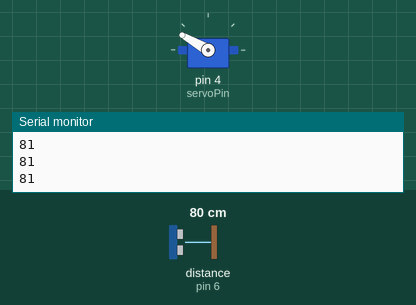
Recording of a sketch running on a simulated Arduino Uno, built with avr-gcc and run on an emulated ATmega328P. Shown: servo, the last lines printed to the serial monitor. The inputs (shaded band) are chosen by the test bench; at power-on: distance to the obstacle (sensor on pin 6) 80 cm. The echo pulse lasts 58.3 µs per cm.

Above: at 1.2 s.
1.3 s: distance to the obstacle (sensor on pin 6) set to 2 cm
At 1.3 s:
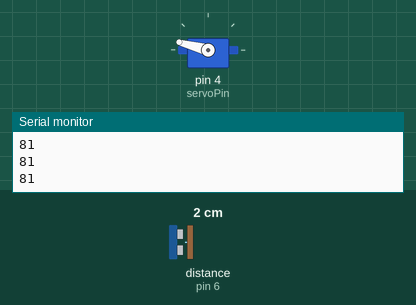
4.3 s: distance to the obstacle (sensor on pin 6) set to 35 cm
At 6.61 s:
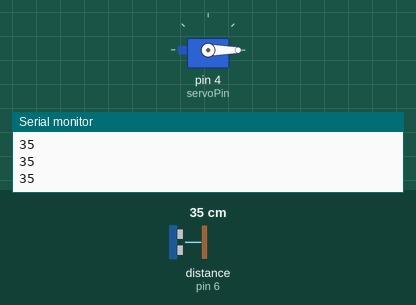
7.3 s: distance to the obstacle (sensor on pin 6) set to 120 cm
At 7.36 s:
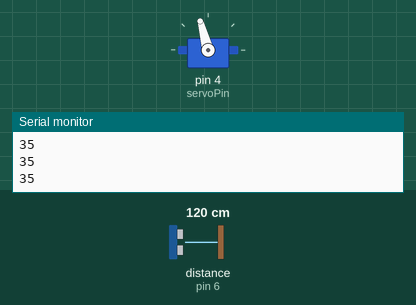
Timing chart, 0 to 16.0 s (numbered marks = the images above; inputs shaded):
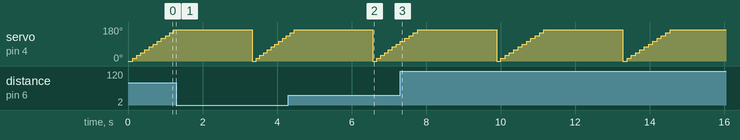

Measured:
- by itself, servo on pin 4 (servoPin): repeats every 3.4 s: 120° 0.12 s, 135° 0.12 s, 150° 0.12 s, 165° 2.1 s, 0° 0.12 s, 15° 0.12 s, 30° 0.12 s, 45° 0.12 s, 60° 0.12 s, 75° 0.12 s, 90° 0.12 s, 105° 0.12 s

The sketch:

goz.ino
```cpp
#include <Servo.h>
#include <NewPing.h>

#define TRIGGER_PIN  7
#define ECHO_PIN     6
#define MAX_DISTANCE 150

NewPing sonar(TRIGGER_PIN, ECHO_PIN, MAX_DISTANCE);


int servoPin = 4;
int enkucuk = 300;
int enkucukaci;
Servo Servo1;

void setup() {
   Servo1.attach(servoPin);
   Serial.begin(115200);
}


void loop(){

for(int i = 0; i < 180 ; i+=15){

   Servo1.write(i);
   delay(100);
   Serial.println(sonar.ping_cm());

   if(enkucuk > sonar.ping_cm() && sonar.ping_cm() > 0){
    enkucuk = sonar.ping_cm();
    enkucukaci = i ;
   }
  }

  Servo1.write(enkucukaci);

  delay(2000);
}
```
